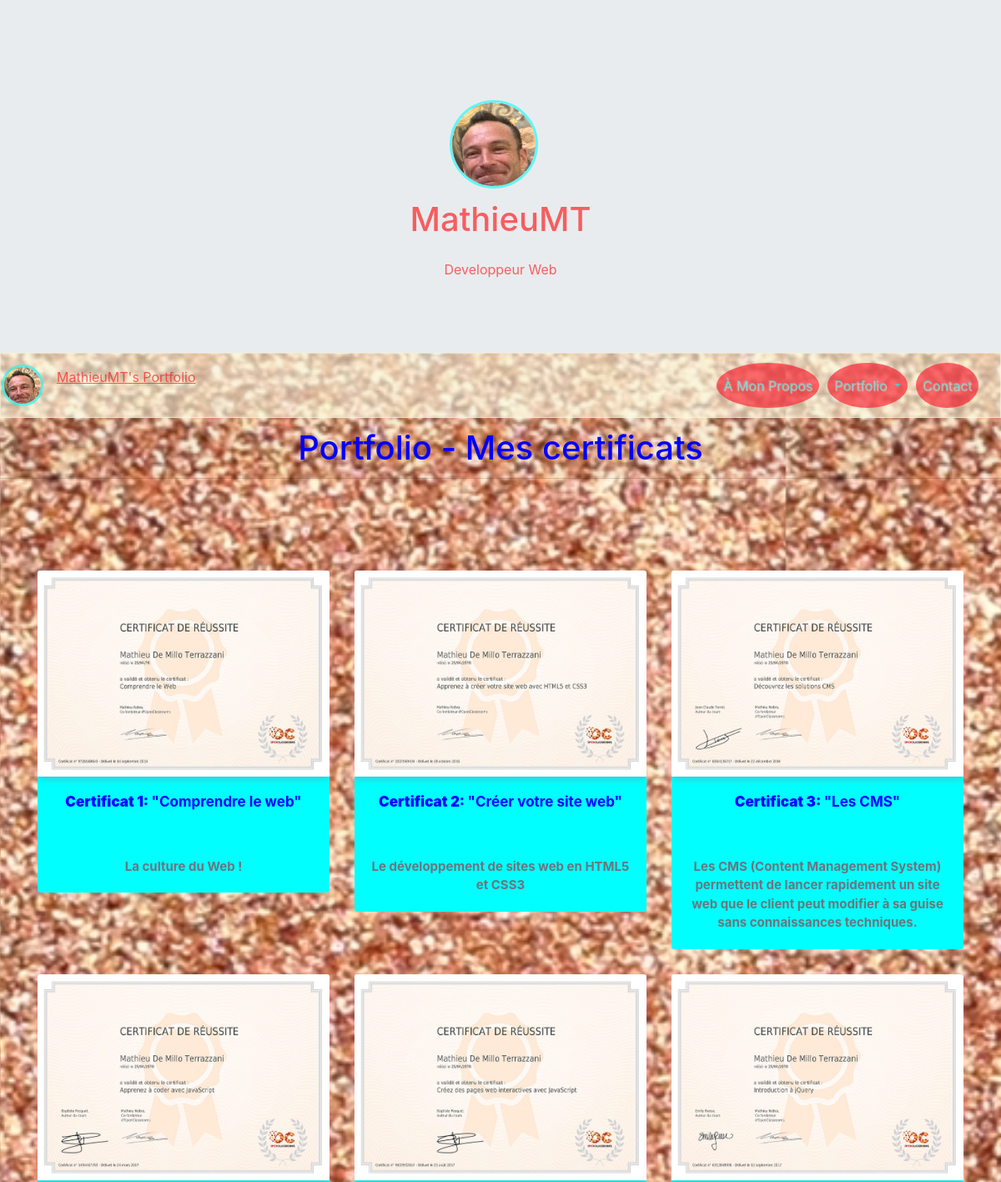
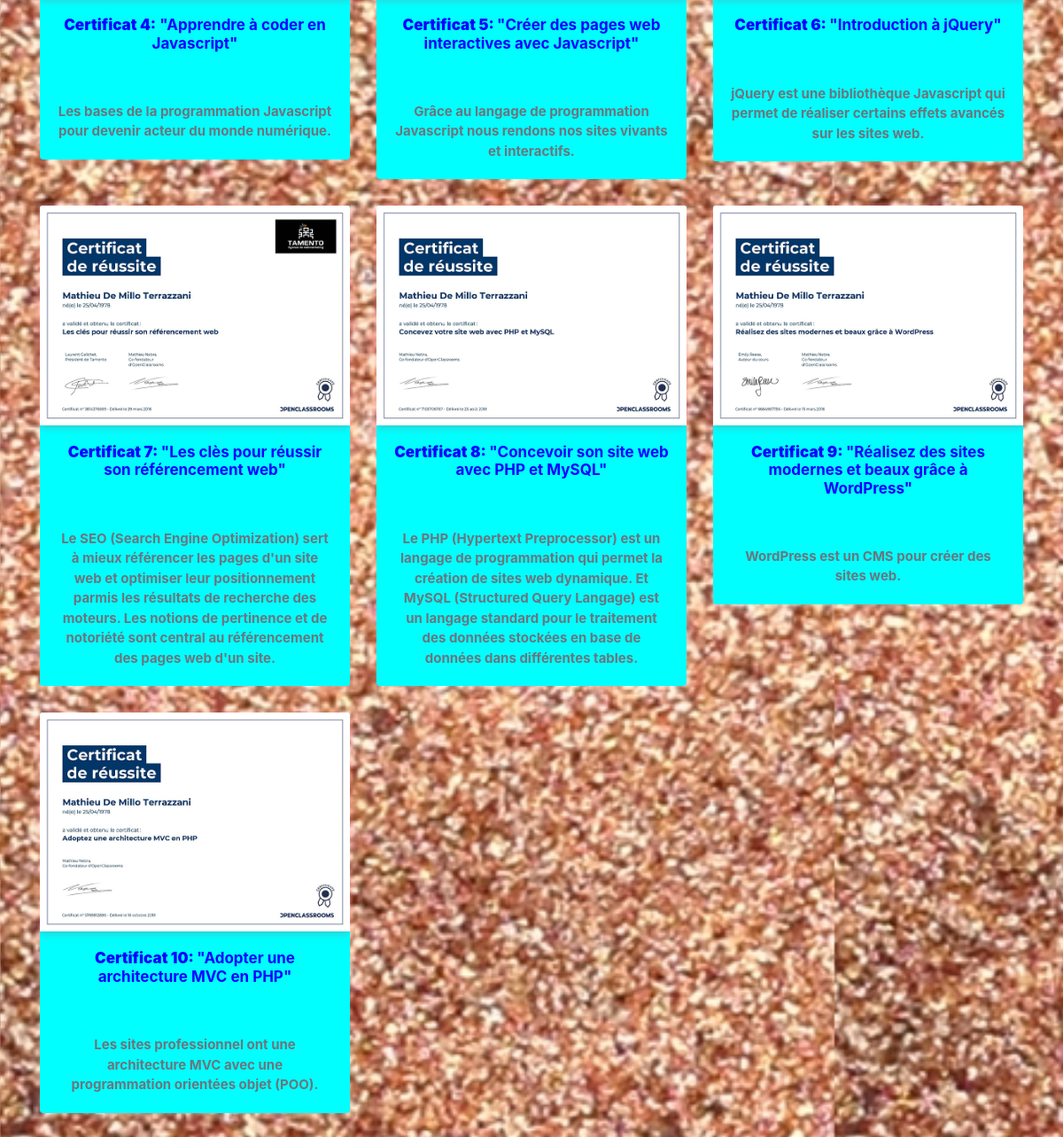
Page /index.php?action=certificates on the committed database (2 pictures, top to bottom).
### tables this page shows
CREATE TABLE `certificates` (
  `id` int(11) NOT NULL,
  `name` varchar(255) NOT NULL,
  `certificatImg` text NOT NULL,
  `certificatTitle` varchar(255) NOT NULL,
  `certificatDescription` text NOT NULL
);

### Controllers/Frontend/CertificateController.php (called while the page is built, shortened)
<?php
require_once 'Models/Frontend/Certificate.php';
class CertificateController {
    private $_certificate;
    public function __construct(){
        $this->_certificate = new CertificateManager();
    }
    public function aboutCertificates() {
        $aboutCertificate = $this->_certificate->getCertificateDescription();
        $view = new ViewFrontEnd('certificatesView');
        $view->generate(array('aboutCertificate' => $aboutCertificate));
    }
}

### index.php (called while the page is built, shortened)
<?php
$rooter = new Rooter();
$rooter->rooterRequest();

### Models/Frontend/CertificateManager.php (called while the page is built)
<?php
require_once 'Models/Frontend/Certificate.php';
require_once 'Models/Model.php';
class CertificateManager extends Model{
    public function getCertificateDescription() {
        $certificates = [];
        $sql = "SELECT * FROM certificates";
        $aboutCertificate = $this->executeRequest($sql);
        foreach ($aboutCertificate as $oneCertificate) {
            $certificate = new Certificate($oneCertificate);
            $certificates[] = $certificate;
        }
        return $certificates;
    }
}

### Models/Model.php (called while the page is built)
<?php
class Model {
    private $db;
    protected function executeRequest($sql, $params = null) {
       if ($params == null) {
            $result = $this->dbConnect()->query($sql);
        }
        else {
            $result = $this->dbConnect()->prepare($sql);
            $result->execute($params);
        }
        return $result;
    }
    private function dbConnect() {
        if ($this->db == null) {
            $this->db = new PDO('mysql:host=localhost; dbname=myPortfolio;charset=utf8', 'root', 'root', array(PDO::ATTR_ERRMODE => PDO::ERRMODE_EXCEPTION));
        }
        return $this->db;
    }
}

### Models/Frontend/Certificate.php (called while the page is built, shortened)
<?php
require_once 'Models/Frontend/CertificateManager.php';
class Certificate {
    private $_id,$_name,$_certificatImg,$_certificatTitle,$_certificatDescription,$_certificatCategory;
    public function hydrate(array $data) {
        foreach ($data as $key => $value) {
            $method = 'set' . ucfirst($key);
        }
    }
    public function id() { return $this->_id; }
    public function name() { return $this->_name;}
    public function certificatImg() { return $this->_certificatImg;}
    public function certificatTitle() { return $this->_certificatTitle;}
    public function certificatDescription() { return $this->_certificatDescription;}
    public function setId($id) {
        $id = (int) $id;
        if ($id > 0) {
            $this->_id = $id;
        }
    }
    public function setName($name) {
        if(is_string($name)) {
            $this->_name = $name;
        }
    }
    public function setCertificatImg($certificatImg) {
        if(is_string($certificatImg)) {
            $this->_certificatImg = $certificatImg;
        }
    }
    public function setCertificatTitle($certificatTitle) {
        if(is_string($certificatTitle)) {
            $this->_certificatTitle = $certificatTitle;
        }
    }
    public function setCertificatDescription($certificatDescription) {
        if(is_string($certificatDescription)) {
            $this->_certificatDescription = $certificatDescription;
        }
    }
}

### Views/Frontend/certificatesView.php (the view, shortened to what this page needs)
<div class="heading">
    <h1 class="text-center titlePage card-header
 animated fadeInLeft"><?= $this->title = 'Portfolio - Mes certificats' ?></h1>
</div>
<div class="certificates">
    <section class="gallery-block cards-gallery">
        <div class="container containerGallery" id="uploadedFiles">
            <div class="galleryOne">
                <div class="row rowGallery">
                    <?php foreach ($aboutCertificate as $eachCertificate): ?>
                        <div id="<?= $eachCertificate->id(); ?>" class="col-md-6 col-lg-4 animated fadeInLeft" onclick="delImg('<?= $eachCertificate->id(); ?>')">
                            <div class="card border-0 transform-on-hover">
                                <a class="lightbox" href="Content/img/certificats/<?= $eachCertificate->certificatImg(); ?>">
                                    <img src="Content/img/certificats/<?= $eachCertificate->certificatImg(); ?>" class="card-img-top" alt="<?= $eachCertificate->name(); ?>"/>
                                </a>
                                <div class="card-body">
                                    <h6><b><?= $eachCertificate->name(); ?></b> <?= $eachCertificate->certificatTitle(); ?></h6><br />
                                    <span><i><?= $eachCertificate->certificatCategory(); ?></i></span><br />
                                    <p class="text-muted card-text"><?= $eachCertificate->certificatDescription(); ?></p>
                                </div>
                            </div>
                        </div>
                    <?php endforeach; ?>
                </div>
            </div>
        </div>
    </section>
</div>

### rows in the picture
certificates: certificatImg (picture), name "Certificat 1:", certificatTitle "\"Comprendre le web\"", certificatDescription "La culture du Web !"
certificates: certificatImg (picture), name "Certificat 2:", certificatTitle "\"Créer votre site web\"", certificatDescription "Le développement de sites web en HTML5 et CSS3"
certificates: certificatImg (picture), name "Certificat 3:", certificatTitle "\"Les CMS\"", certificatDescription "Les CMS (Content Management System) permettent de lancer rapidement un site web que le client peut modifier à sa guise sans connaissances techniques."
certificates: certificatImg (picture), name "Certificat 4:", certificatTitle "\"Apprendre à coder en Javascript\"", certificatDescription "Les bases de la programmation Javascript pour devenir acteur du monde numérique."
certificates: certificatImg (picture), name "Certificat 5:", certificatTitle "\"Créer des pages web interactives avec Javascript\"", certificatDescription "Grâce au langage de programmation Javascript nous rendons nos sites vivants et interactifs."
certificates: certificatImg (picture), name "Certificat 6:", certificatTitle "\"Introduction à jQuery\"", certificatDescription "jQuery est une bibliothèque Javascript qui permet de réaliser certains effets avancés sur les sites web."
certificates: certificatImg (picture), name "Certificat 7:", certificatTitle "\"Les clès pour réussir son référencement web\"", certificatDescription "Le SEO (Search Engine Optimization) sert à mieux référencer les pages d'un site web et optimiser leur positionnement parmis les résultats de recherche des moteurs. Les notions de pertinence et de notoriété sont central au référencement des pages web d'un site."
certificates: certificatImg (picture), name "Certificat 8:", certificatTitle "\"Concevoir son site web avec PHP et MySQL\"", certificatDescription "Le PHP (Hypertext Preprocessor) est un langage de programmation qui permet la création de sites web dynamique. Et MySQL (Structured Query Langage) est un langage standard pour le traitement des données stockées en base de données dans différentes tables."
certificates: certificatImg (picture), name "Certificat 9:", certificatTitle "\"Réalisez des sites modernes et beaux grâce à WordPress\"", certificatDescription "WordPress est un CMS pour créer des sites web."
certificates: certificatImg (picture), name "Certificat 10:", certificatTitle "\"Adopter une architecture MVC en PHP\"", certificatDescription "Les sites professionnel ont une architecture MVC avec une programmation orientées objet (POO)."

### other values in the picture
$this->title = 'Portfolio - Mes certificats' "Portfolio - Mes certificats"
